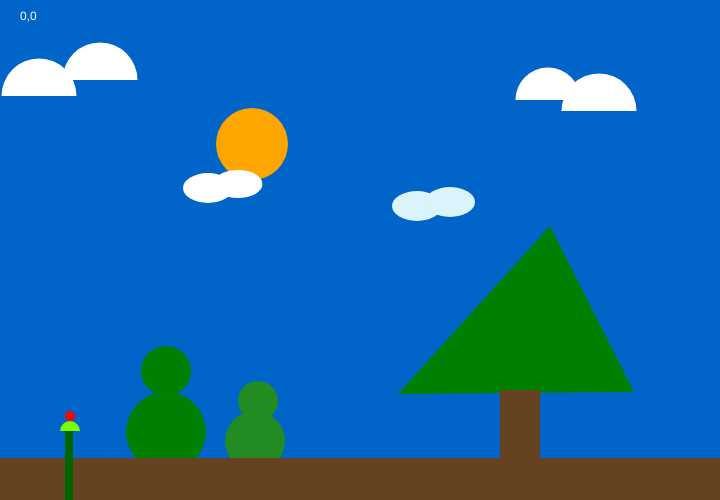
Frame 1 (no input)
Frame 60 (no input): identical to frame 1, image omitted
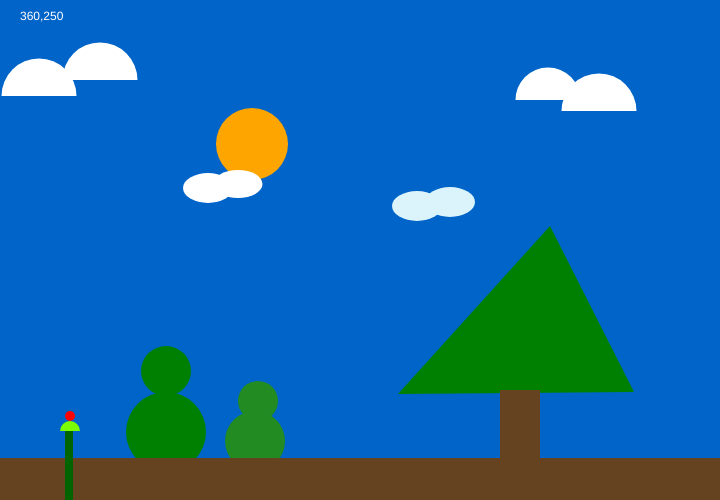
Frame 120 (the mouse pressed at the canvas centre since frame 60)

The p5.js sketch that drew these frames (run headless with seeded random() and noise() and a simulated clock; from frame 60 on, the mouse is pressed at the canvas centre):

// p5.js sketch
// ── sketch.js
function setup() {
  // Sets the screen to be 720 pixels wide and 400 pixels high
  createCanvas(720, 500);

}

function draw () {
  background(0, 100, 200);
  noStroke();

  fill('orange');
  ellipse(252, 144, 72, 72);

  fill('white');
  ellipse(208, 188, 50, 30);

  fill('white');
  ellipse(238, 184, 49, 28);

  fill('red');
  ellipse(70, 416, 10, 10);

  fill('#dbf3fa');
  ellipse(417, 206, 50, 30);

  fill('#dbf3fa');
  ellipse(450, 202, 50, 30);

  fill('green');
  ellipse(166, 432, 80, 80);
  fill('#228B22');
  ellipse(255, 441, 60, 60);

  fill('#228B22');
  ellipse(258, 401, 40, 40);

  fill('green');
  ellipse(166, 371, 50, 50);


  fill (255);
  text (mouseX + ',' + mouseY, 20, 20)

  fill(255);
  arc(39, 96, 75, 75, PI, TWO_PI);
  fill(255);
  arc(100, 80, 75, 75, PI, TWO_PI);
  fill(255);
  arc(599, 111, 75, 75, PI, TWO_PI);
  fill(255);
  arc(548, 100, 65, 65, PI, TWO_PI);

  fill('green');
  triangle(398, 394, 550, 226, 634, 392);


  fill('#654321');
  rect(500, 390, 40, 200);

  fill('#654321');
  rect(0, 458, 720, 500);

  fill('#7CFC00');
  arc(70, 431, 20, 20, PI, TWO_PI);

  fill('#006400');
  rect(65, 431, 8, 300);


}

function mouseReleased() {

  console.log(mouseX + ',' + mouseY)

}
